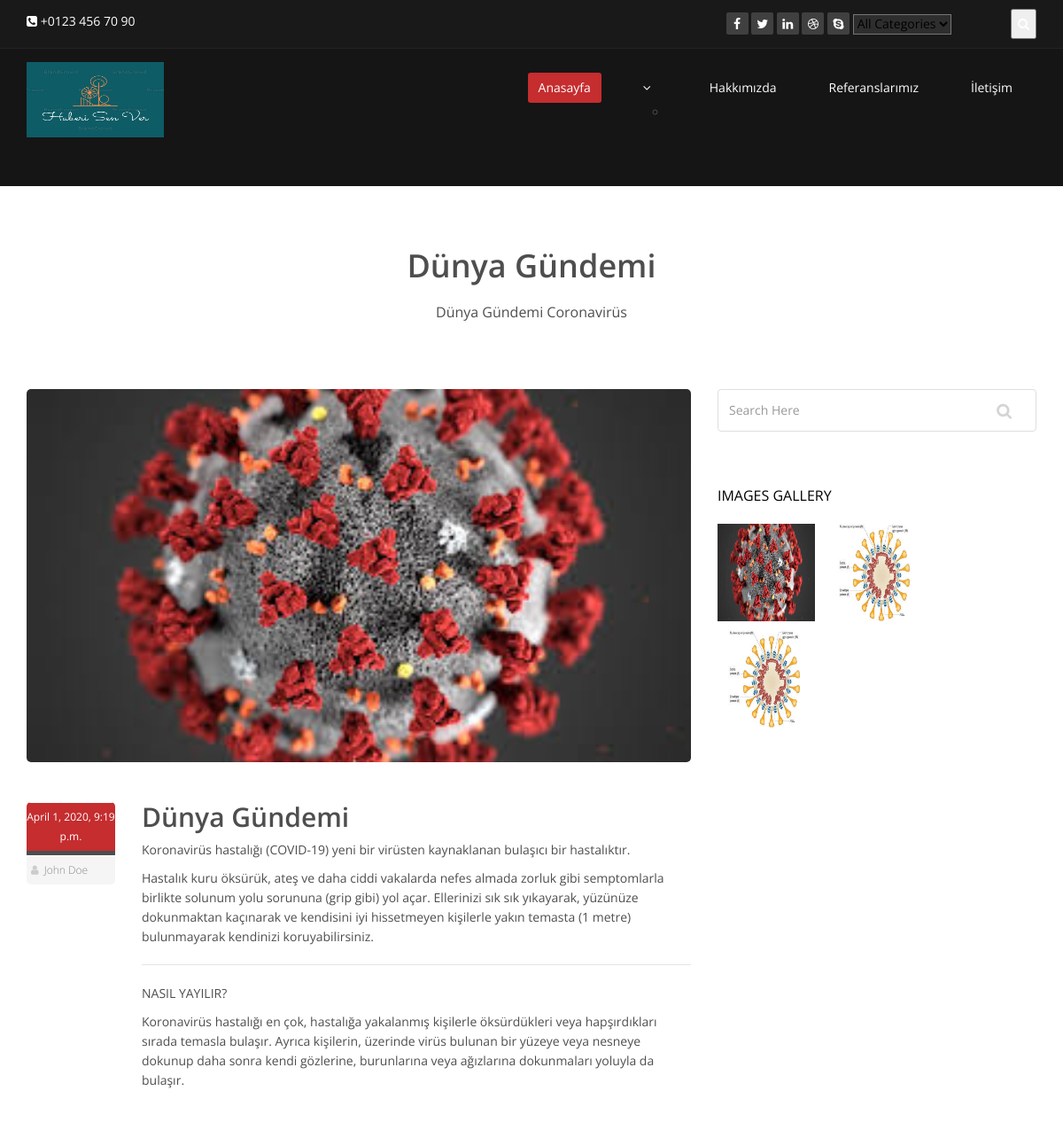
The app's page /news/1/cinin_mucadelesi/ (upper part), older data.
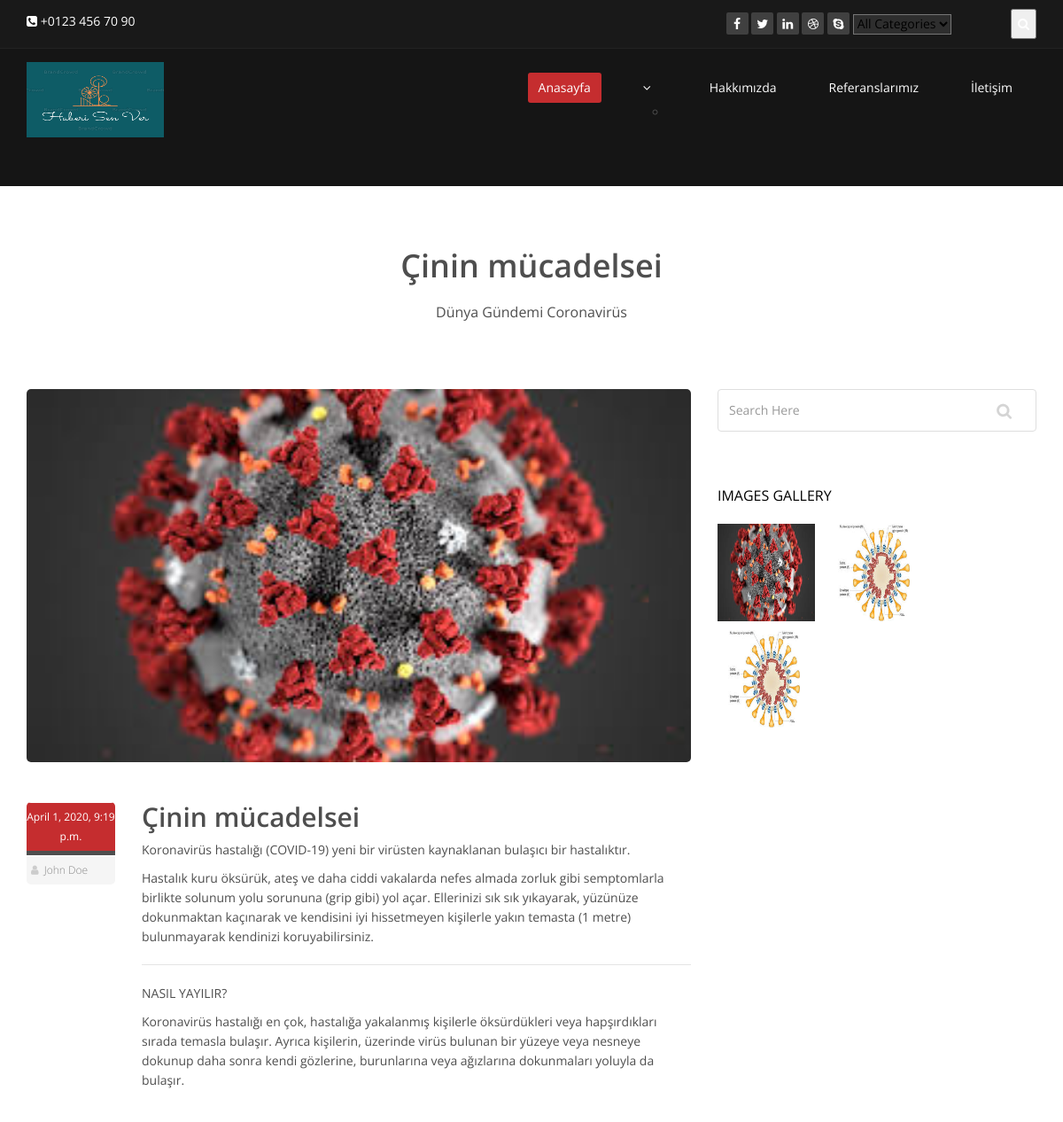
The same page, newer data.
### news/models.py (models this page shows, shortened)
class News(models.Model):
    STATUS =(
        ('True', 'Evet'),
        ('False', 'Hayır'),
    )
    category = models.ForeignKey(Category, on_delete=models.CASCADE) #relations with Category
    title = models.CharField(max_length=150)
    description = models.CharField(max_length=200)
    keyword = models.CharField(max_length=200)
    image = models.ImageField(blank=True, upload_to='images/')
    detail = RichTextUploadingField()
    status = models.CharField(max_length=10, choices=STATUS)
    slug = models.SlugField(null=False, unique=True)
    created_at = models.DateTimeField(auto_now_add=True)
    updated_at = models.DateTimeField(auto_now=True)
    def image_tag(self):
        return mark_safe('<img src="{}" height="40"/>'.format(self.image.url))
    image_tag.short_description = 'Image'

### Home/views.py (the view)
# urls.py: path('news/<int:id>/<slug:slug>/', views.news_detail, name='news_detail'),
def news_detail(request,id,slug):
    category = Category.objects.all()
    news = News.objects.get(pk=id)
    images = Images.objects.filter(news_id=id)
    comment = Comment.objects.filter(news_id=id, status='True')
    context = {
            'news': news,
            'images': images,
            'category': category,
            'comment': comment,
             }
    return render(request, 'newsdetail.html', context)

### Home/templates/newsdetail.html (shortened to what this page needs)
{% extends 'homebase.html' %}
{% load static %}
{% block head %}
    <link rel="stylesheet" href="https://cdnjs.cloudflare.com/ajax/libs/font-awesome/4.7.0/css/font-awesome.min.css">
{% endblock %}
{% block body%}
    <section id="blog" class="container">
        <div class="center">
            <h2> {{ news.title}}</h2>
            <p class="lead"> {{ news.description}}</p>
        </div>
        <div class="blog">
            <div class="row">
                <div class="col-md-8">
                    <div class="blog-item">
                        <img class="img-responsive img-blog" src="{{ news.image.url }}" width="100%" alt="" />
                        <div class="row">
                            <div class="col-xs-12 col-sm-2 text-center">
                                <div class="entry-meta">
                                    <span id="publish_date">{{ news.created_at}}</span>
                                    <span><i class="fa fa-user"></i> <a href="#"> John Doe</a></span>
                                </div>
                            </div>
                            <div class="col-xs-12 col-sm-10 blog-content">
                                <h2>{{news.title |safe}}</h2>
                                <p>{{ news.detail|safe }}</p>
                            </div>
                        </div>
                    </div>
                </div>
                <aside class="col-md-4">
                    <div class="widget search">
                        <form role="form">
                            <input type="text" class="form-control search_box" autocomplete="off" placeholder="Search Here">
                        </form>
                    </div>
                    <div class="widget blog_gallery">
                        <h3>Images Gallery</h3>
                        <ul class="sidebar-gallery">
                            <li><a class="preview" href="{{ news.image.url }}" rel="prettyPhoto"><img src="{{ news.image.url }}" style="height: 110px; width: 110px;"></a></li>
                            {% for rs in images %}
                                <li><a class="preview" href="{{ rs.image.url }}" rel="prettyPhoto"> <img src="{{ rs.image.url }}" style="height: 110px; width: 110px;"> </a></li>
                            {% endfor %}
                        </ul>
                    </div>
                </aside>
            </div>
        </div>
    </section>
{% endblock %}

Row changes from the older to the newer data that the page shows:
changed News "Dünya Gündemi Coronavirüs": title "Dünya Gündemi" → "Çinin mücadelsei"
